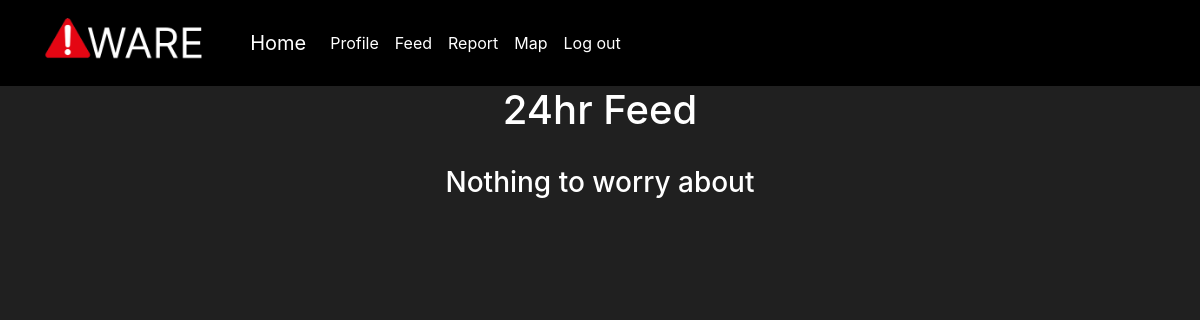
The page /feed on the database as committed earlier.
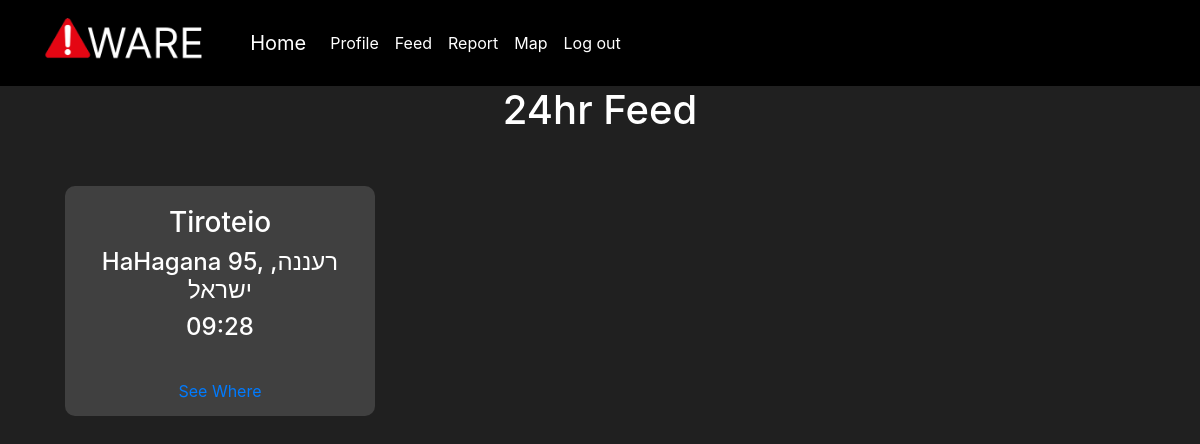
The same page on the database as committed later.
### app.py (models this page shows, shortened)
class Markers(db.Model):
    _id = db.Column("id", db.Integer, primary_key=True)
    lat = db.Column(db.String(100))
    lng = db.Column(db.String(100))
    address = db.Column(db.String(100))
    title = db.Column(db.String(100))
    creator = db.Column(db.String(100))
    creation = db.Column(db.DateTime)

### app.py (the view)
@app.route("/feed")
def feed():
    markers = Markers.query.all()
    for mark in markers:
        mrkDate = mark.creation
        now = datetime.now()
        delta = now - mrkDate
        if delta.days >= 1:
            Markers.query.filter_by(creation=mrkDate).delete()
            db.session.commit()
    markers = Markers.query.order_by(Markers.creation).all()
    print(markers)
    return render_template("feed.html", feedData=markers)

### templates/feed.html (shortened to what this page needs)
{% extends "base.html" %}
{% block content %}
<h1 class="center">24hr Feed</h1>
<br/>
    {% if feedData %}
        <div class="container">
            <div class="row">
        {% for mrk in feedData %}
             <div class="col-lg-4 col-md-6 col-sm-12 markerbox">
                 <div class="markercontainer center" >
            <h3>{{mrk.title}}</h3>
            <h4>{{mrk.address}}</h4>
            <h4>{{mrk.creation.strftime("%H:%M")}}</h4>
            <a id="seewhere" class="nav-link bottom center" href="/map">See Where</a>
            </div>
            </div>
        {% endfor %}
            </div>
        </div>
    {% else %}
        <h3 class="center">Nothing to worry about</h3>
    {% endif %}
{% endblock %}

### templates/base.html (shortened to what this page needs)
<html>
<head>
    <link rel="stylesheet" href="https://cdn.jsdelivr.net/npm/bootstrap@4.3.1/dist/css/bootstrap.min.css">
    <link rel="stylesheet" type="text/css" href="{{ url_for('static', filename='style.css') }}">
    </head>
    <body>
    <nav class="navbar navbar-expand-lg" style="background-color: #000000;">
  <div class="container-fluid">
    <a class="logopic" href="#">
      <img src="      {{ url_for('static', filename='Aware.png') }}" alt="logo" height="50" id="logo">
    </a>
      <a class="navbar-brand" style="color: #FFFFFF" href="/">Home</a>
    <div class="collapse navbar-collapse" id="navbarNav">
      <ul class="navbar-nav">
        <li class="nav-item">
          <a class="nav-link active" style="color: #FFFFFF" aria-current="page" href="/user">Profile</a>
        </li>
        <li class="nav-item">
          <a class="nav-link" style="color: #FFFFFF" href="/feed">Feed</a>
        </li>
          <li class="nav-item">
          <a class="nav-link" style="color: #FFFFFF" href="/report">Report</a>
        </li>
          <li class="nav-item">
          <a class="nav-link" style="color: #FFFFFF" href="/map">Map</a>
        </li>
          <li class="nav-item">
          <a class="nav-link" style="color: #FFFFFF" href="/logout">Log out</a>
        </li>
      </ul>
    </div>
  </div>
</nav>
    <div class="container-fluid">
        {% block content %}
        {% endblock %}
    </div>
    </body>
</html>

### static/style.css (style rules this page uses)
body { color:white; background:#202020 }
#logo { margin: 10px; }
.bottom { position: absolute; bottom:5; }
.markercontainer { border-radius:10px; background:#404040 ; margin: 20px; padding: 20px; height: 230px; position: relative; }
#seewhere { left:0; width:100%; }
.center { text-align: center; }

Rows that differ between the two databases and show on the page:
added Markers: title "Tiroteio", address "HaHagana 95, רעננה, ישראל", creation "09:28"
Other text that changed with them:
text no longer shown: "Nothing to worry about"
